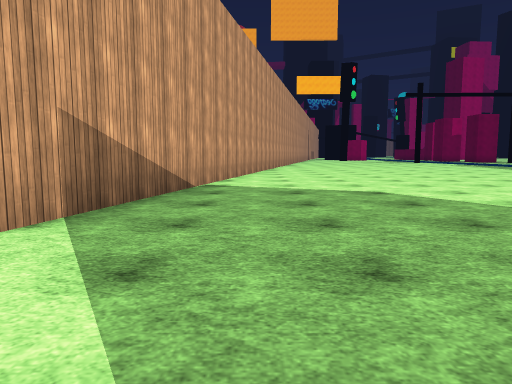
[1] (above)

21 first-person views from a walk through a scene from a Unity 3-D project. The camera is 1.2 m above the floor, tilts 6° down and sees 70° across. The floor is counted in squares, 2 m on a side. Each view is taken from the middle of a square. On the plan, view 1 faces up. The plan holds only what a view shows up to about 10 squares ahead; the rest is blank. The place goes on beyond the plan. The player character is not drawn. Some surface patterns are stand-ins.

[2]
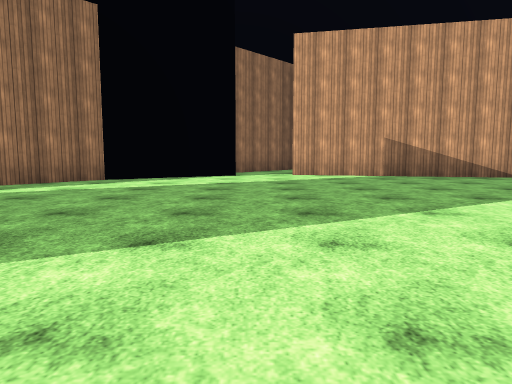

[3]
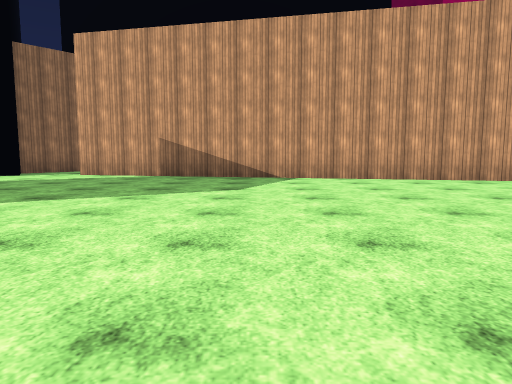

[4]
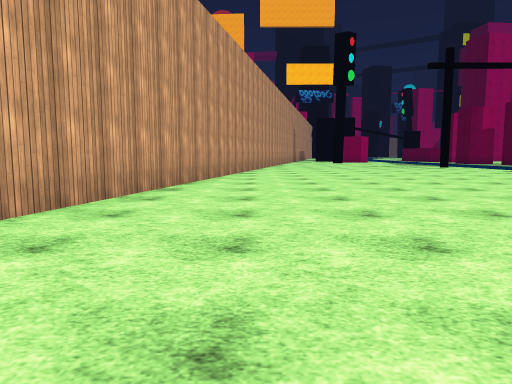

[5]
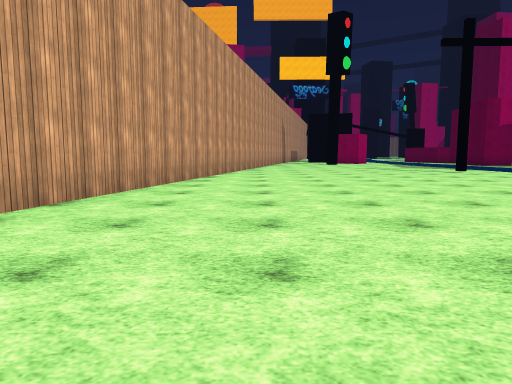

[6]
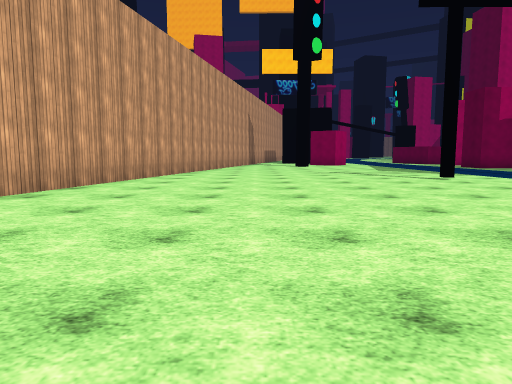

[7]
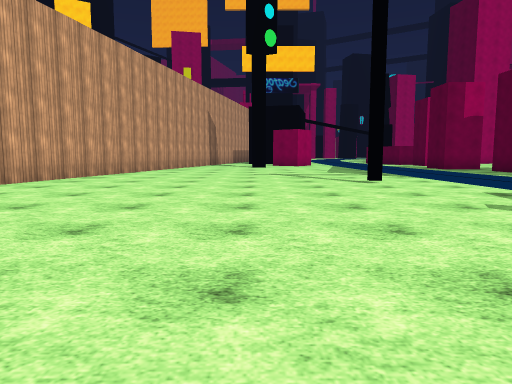

[8]
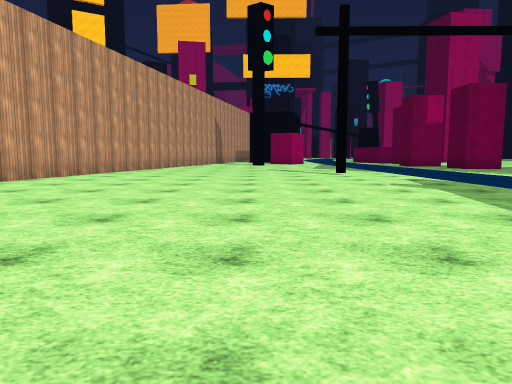

[9]
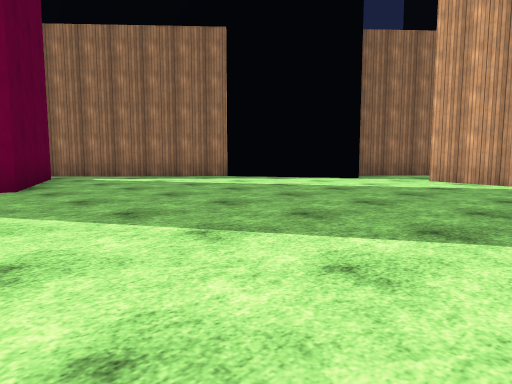

[10]
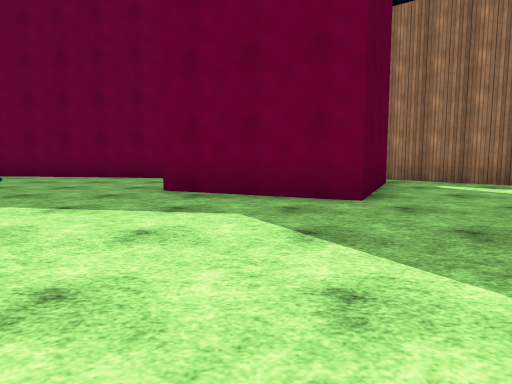

[11]
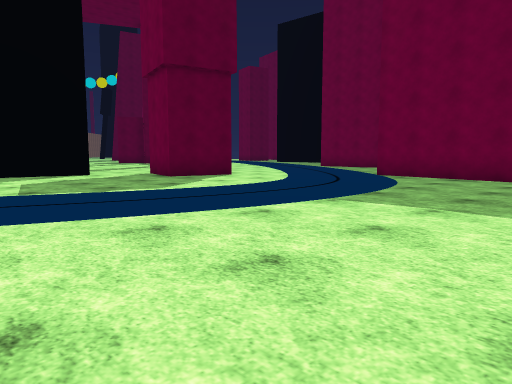

[12]
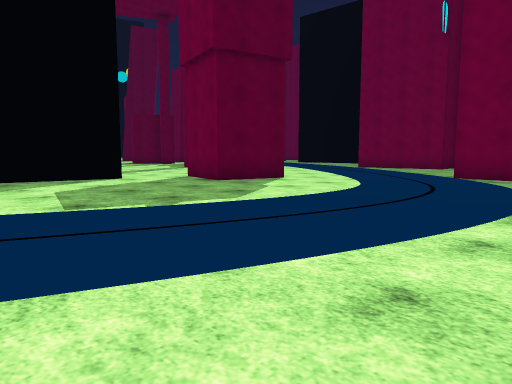

[13]
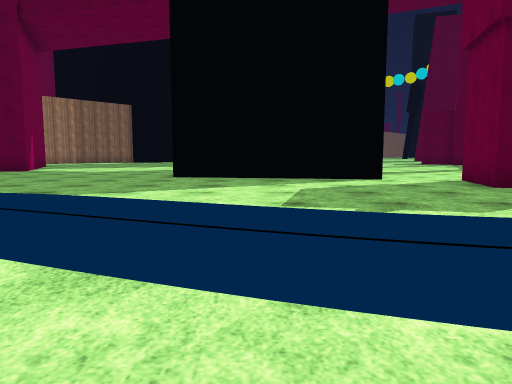

[14]
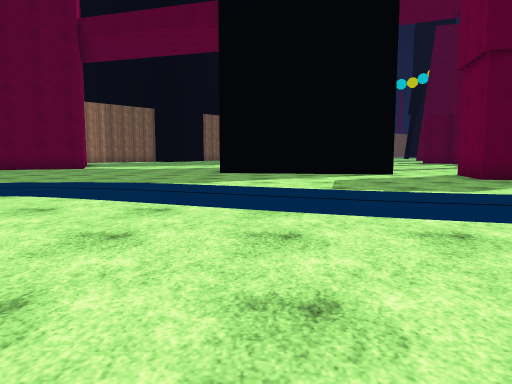

[15]
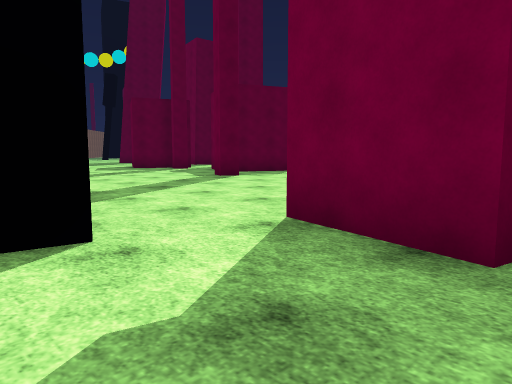

[16]
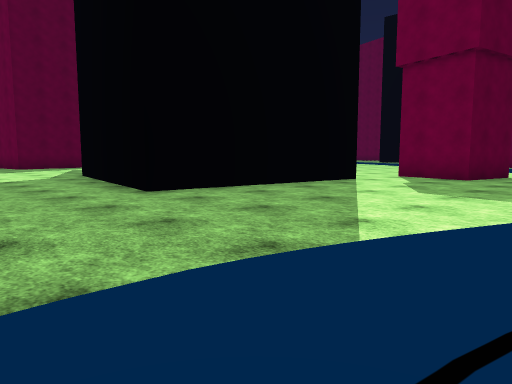

[17]
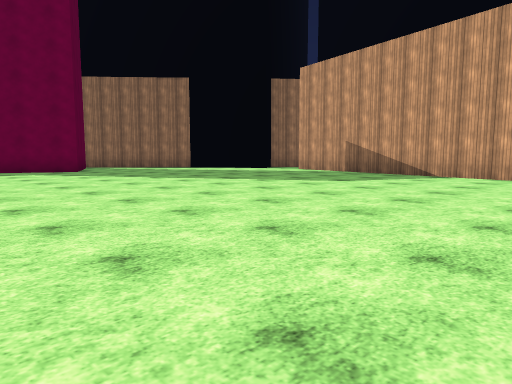

[18]
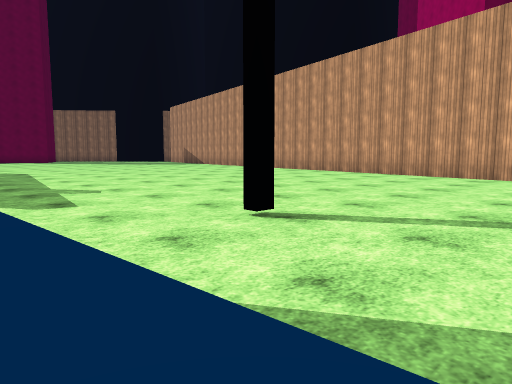

[19]
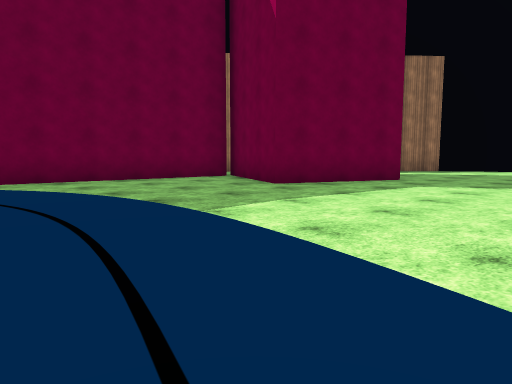

[20]
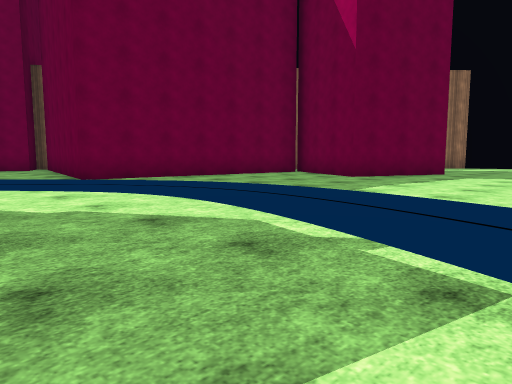

[21]
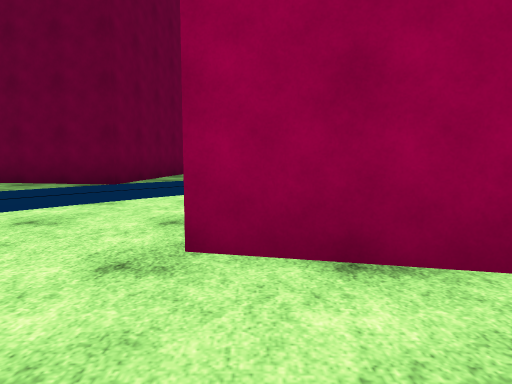

### Floor plan
Key: @ floor where view 1 was taken; # wall or solid block; . floor.
Columns run from 4 left of view 1 to 25 right of it. Each row starts with its distance up from view 1.
 24       #...........
 23       #...........
 22       #...........
 21       #......#....
 20      ##...........
 19      #............
 18      #...........
 17      #..........
 16     ##..........
 15     #..........
 14     #..........
 13     #..........
 12     #........
 11    ##..... .
 10    #..........
  9    #..........
  8    #..........      ...
  7   ##..........     ......
  6   #..........    ........
  5   #..........   ...........
  4   #.......... ................
  3   #.....................  ....
  2  ##....................
  1 ##.....................
  0 #...@..................
 -1 ###....................
 -2    ....................#
 -3     .....#.................
 -4     #...####.........##.......
 -5     ##..# ##........  #.......
 -6      ##.###...................
 -7       ### ####.........  ....
 -8              #####...     ..#

Where each view was taken, in squares from view 1:
view 1: 0 up, 0 right, facing up
view 2: 0 up, 8 right, facing left
view 3: 6 up, 8 right, facing left
view 4: 7 up, 2 right, facing up
view 5: 10 up, 3 right, facing up
view 6: 13 up, 5 right, facing up
view 7: 14 up, 7 right, facing up
view 8: 11 up, 7 right, facing up
view 9: 4 up, 6 right, facing down-left
view 10: 2 up, 6 right, facing down
view 11: 2 up, 8 right, facing down-right
view 12: 2 up, 10 right, facing down-right
view 13: 1 up, 10 right, facing right
view 14: 2 up, 8 right, facing right
view 15: 1 down, 16 right, facing down-right
view 16: 6 up, 14 right, facing down-right
view 17: 10 up, 9 right, facing down-left
view 18: 24 up, 12 right, facing down-left
view 19: 1 up, 13 right, facing down-left
view 20: 1 up, 16 right, facing down-left
view 21: 5 down, 20 right, facing left
